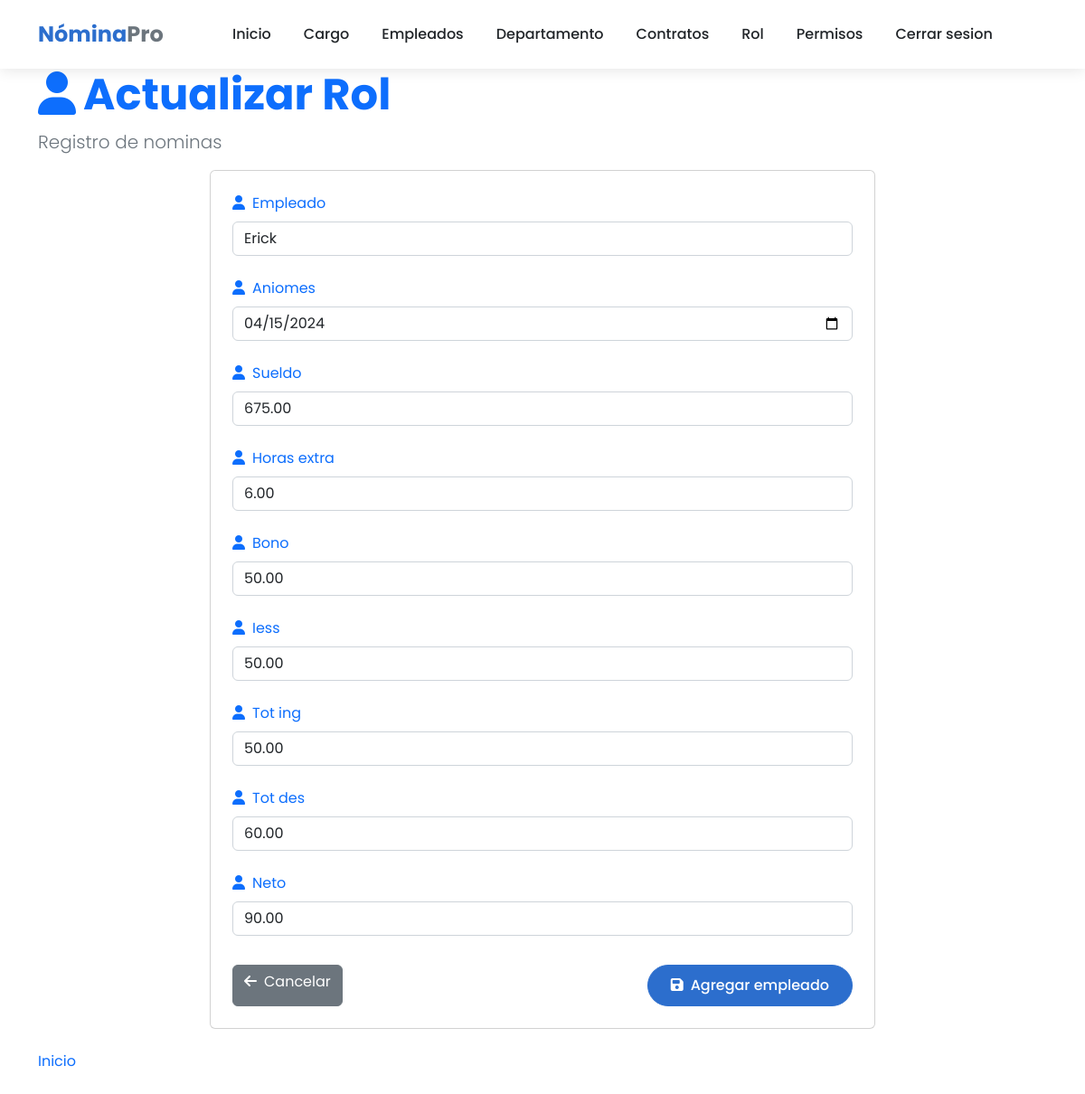
Page /nomina/update_rol/2 (signed in) on the committed database.
### core/models.py (models this page shows, shortened)
class Rol(models.Model):
    empleado = models.ForeignKey(Empleado, on_delete=models.CASCADE)
    aniomes = models.DateField()#202501
    sueldo = models.DecimalField(max_digits=10, decimal_places=2)
    horas_extra = models.DecimalField(max_digits=10, decimal_places=2)
    bono = models.DecimalField(max_digits=10, decimal_places=2)
    iess = models.DecimalField(max_digits=10, decimal_places=2)
    tot_ing = models.DecimalField(max_digits=10, decimal_places=2)
    tot_des = models.DecimalField(max_digits=10, decimal_places=2)
    neto = models.DecimalField(max_digits=10, decimal_places=2)

### core/views.py (the view, shortened to what this page needs)
# urls.py: path('update_rol/<int:id>', views.update_rol, name="update_rol"),
@login_required
def update_rol (request, id):
   context={'title':'Actualizar Rol'}
   rol = Rol.objects.get(pk=id)
   if request.method == "GET":
      form = RolForm(instance=rol)
      context['form'] = form
      return render(request, 'roles/create.html', context)

### core/forms.py
class RolForm(ModelForm):
    EMPLEADO_CHOICES = Empleado.objects.all()
    empleado = forms.ModelChoiceField(
        queryset=EMPLEADO_CHOICES,
        widget=forms.Select(attrs={'class': 'form-control'})
    )
    class Meta:
        model = Rol
        fields = '__all__'
        widgets = {
            'aniomes': DateInput(attrs={'class': 'form-control', 'type': 'date'}),
            'sueldo' : NumberInput(attrs={'class': 'form-control'}),
            'horas_extra' : NumberInput(attrs={'class': 'form-control'}),
            'bono' : NumberInput(attrs={'class': 'form-control'}),
            'iess' : NumberInput(attrs={'class': 'form-control'}),
            'tot_ing' : NumberInput(attrs={'class': 'form-control'}),
            'tot_des' : NumberInput(attrs={'class': 'form-control'}),
            'neto' : NumberInput(attrs={'class': 'form-control'})
        }

### core/models.py (called while the page is built)
    def __str__(self):
        return self.nombre

### template/roles/create.html (shortened to what this page needs)
{% extends 'home.html' %}
{% block content %}
<div class="container">
    <header class="page-header">
        <h1 class="display-5 fw-bold text-primary">
            <i class="fas fa-user me-2"></i>{{ title }}
        </h1>
        <p class="lead text-muted">Registro de nominas</p>
    </header>
    <div class="row">
        <div class="col-md-8 mx-auto">
            <div class="card mb-4">
                <div class="card-body p-4">
                    <form method="post">
                        <div class="mb-4">
                            <label for="{{ form.empleado.id_for_label }}" class="form-label text-primary">
                                <i class="fas fa-user me-2"></i>{{ form.empleado.label }}
                            </label>
                            {{ form.empleado }}
                        </div>
                        <div class="mb-4">
                            <label for="{{ form.aniomes.id_for_label }}" class="form-label text-primary">
                                <i class="fas fa-user me-2"></i>{{ form.aniomes.label }}
                            </label>
                            {{ form.aniomes }}
                        </div>
                        <div class="mb-4">
                            <label for="{{ form.sueldo.id_for_label }}" class="form-label text-primary">
                                <i class="fas fa-user me-2"></i>{{ form.sueldo.label }}
                            </label>
                            {{ form.sueldo }}
                        </div>
                        <div class="mb-4">
                            <label for="{{ form.horas_extra.id_for_label }}" class="form-label text-primary">
                                <i class="fas fa-user me-2"></i>{{ form.horas_extra.label }}
                            </label>
                            {{ form.horas_extra }}
                        </div>
                        <div class="mb-4">
                            <label for="{{ form.bono.id_for_label }}" class="form-label text-primary">
                                <i class="fas fa-user me-2"></i>{{ form.bono.label }}
                            </label>
                            {{ form.bono }}
                        </div>
                        <div class="mb-4">
                            <label for="{{ form.iess.id_for_label }}" class="form-label text-primary">
                                <i class="fas fa-user me-2"></i>{{ form.iess.label }}
                            </label>
                            {{ form.iess }}
                        </div>
                        <div class="mb-4">
                            <label for="{{ form.tot_ing.id_for_label }}" class="form-label text-primary">
                                <i class="fas fa-user me-2"></i>{{ form.tot_ing.label }}
                            </label>
                            {{ form.tot_ing }}
                        </div>
                        <div class="mb-4">
                            <label for="{{ form.tot_des.id_for_label }}" class="form-label text-primary">
                                <i class="fas fa-user me-2"></i>{{ form.tot_des.label }}
                            </label>
                            {{ form.tot_des }}
                        </div>
                        <div class="mb-4">
                            <label for="{{ form.neto.id_for_label }}" class="form-label text-primary">
                                <i class="fas fa-user me-2"></i>{{ form.neto.label }}
                            </label>
                            {{ form.neto }}
                        </div>
                        <div class="d-flex justify-content-between mt-4 pt-2">
                            <a href="{% url 'core:list_rol' %}" class="btn btn-secondary">
                                <i class="fas fa-arrow-left me-2"></i>Cancelar
                            </a>
                            <button type="submit" class="btn btn-primary">
                                <i class="fas fa-save me-2"></i>Agregar empleado
                            </button>
                        </div>
                    </form>
                </div>
            </div>
        </div>
    </div>
    <nav aria-label="breadcrumb" class="mb-4">
        <ol class="breadcrumb">
            <li class="breadcrumb-item"><a href="{% url 'home' %}" class="text-decoration-none">Inicio</a></li>
        </ol>
    </nav>
</div>
{% endblock %}

### template/home.html (style rules this page uses)
:root { --primary-color: #2c6ecd; --secondary-color: #19b3b3; --accent-color: #f8f9fa; --dark-color: #212529; --text-color: #495057; }
body { font-family: 'Poppins', sans-serif; color: var(--text-color); overflow-x: hidden; }
.btn-primary { background-color: var(--primary-color); border-color: var(--primary-color); padding: 10px 25px; border-radius: 50px; font-weight: 500; transition: all 0.3s ease; }

### rows in the picture
Rol: empleado "Erick", aniomes "04/15/2024", sueldo "675.00", horas_extra "6.00", bono "50.00", iess "50.00", tot_ing "50.00", tot_des "60.00", neto "90.00"

### other values in the picture
{{ title }} "Actualizar Rol"
